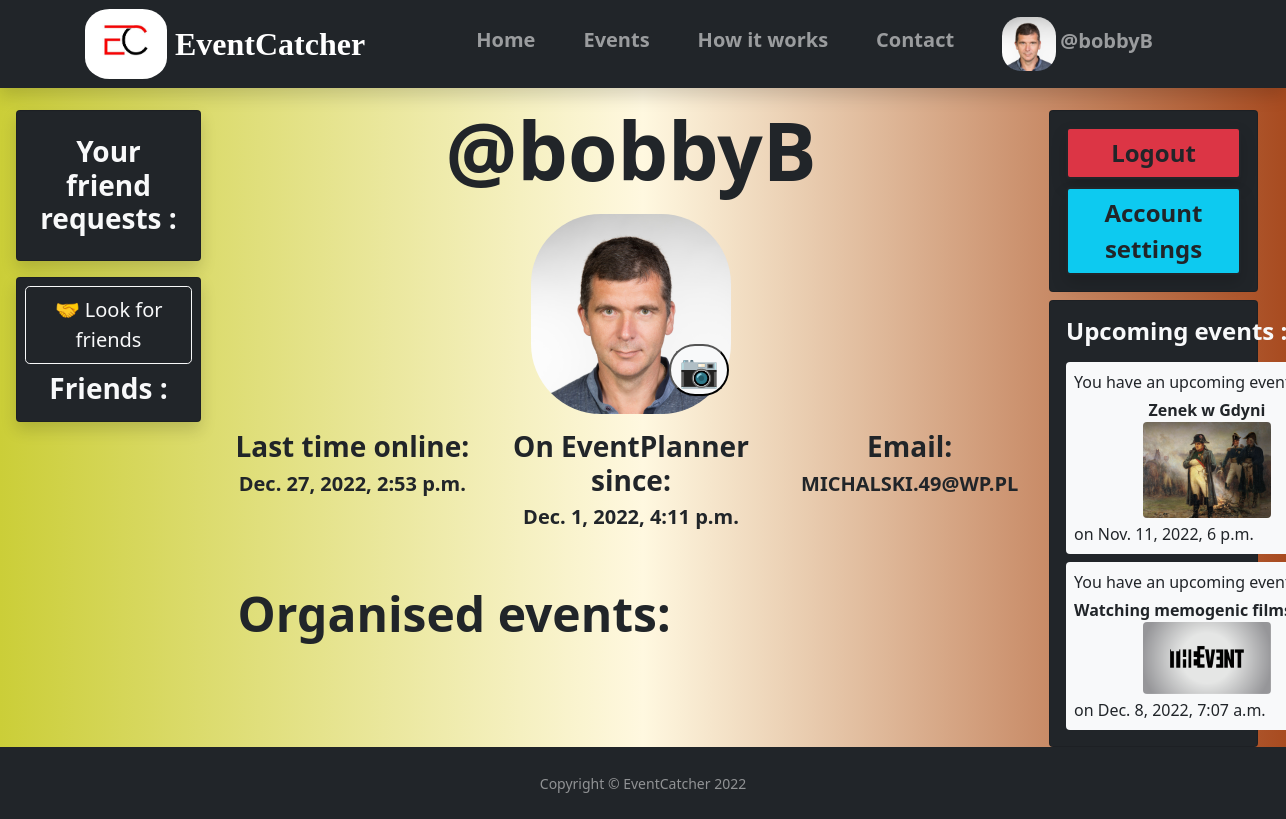
Before: /userprofile/6/ (signed in) with the older database file.
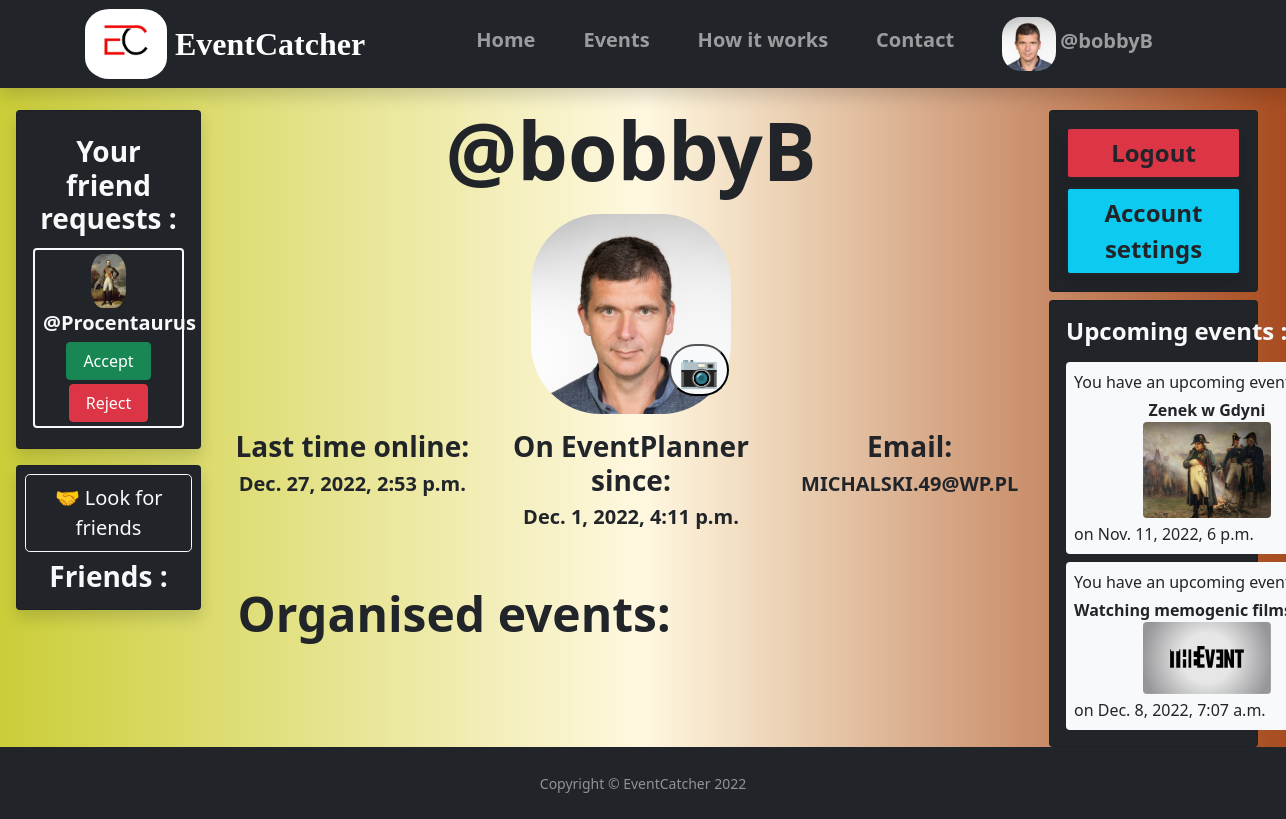
After: the same page with the newer database file.
### main/models.py (models this page shows, shortened)
class MyUser(AbstractBaseUser):
    def user_directory_path(instance, filename):
        return 'profileImages/user_{0}/{1}'.format(instance.id, filename)
    email = models.EmailField(max_length=50, unique=True)
    username = models.CharField(max_length=30, unique=True)
    date_joined = models.DateTimeField(verbose_name="date joined", auto_now_add=True)
    last_login = models.DateTimeField(verbose_name="last login", auto_now=True)
    hide_mail = models.BooleanField(default=True)
    phone_number = models.PositiveIntegerField(null=True, unique=True, validators=[MinValueValidator(111111111), MaxValueValidator(999999999)])
    friends = models.ManyToManyField('self', blank=True)
    image = models.ImageField(null=True, blank=True, upload_to=user_directory_path, default="model.png")
    is_admin = models.BooleanField(default=False)
    is_active = models.BooleanField(default=True)
    is_superuser = models.BooleanField(default=False)
    is_staff = models.BooleanField(default=False)
    USERNAME_FIELD = 'email'
    REQUIRED_FIELDS = ['username']
    objects = MyUserManager()
    def __str__(self):
        return self.username

class FriendRequest(models.Model):
    from_user = models.ForeignKey(MyUser, related_name="from_user", on_delete=models.CASCADE)
    to_user = models.ForeignKey(MyUser, related_name="to_user", on_delete=models.CASCADE)
    send_date = models.DateField(auto_now_add=True, null=True)

### api/models.py (models this page shows, shortened)
class Event(models.Model):
    CATEGORYS = [
        ('Official', (
                ('Company Meeting', 'Company Meeting'),
                ('Exhibition', 'Exhibition'),
                ('Concert', 'Concert'),
                ('Gala','Gala'),
                ('Bal','Bal'),
                ('March','March'),
                ('Show','Show'),
                ('Others','Others'),
            )
        ),
        ('Unofficial', (
                ('Birthday Party', 'Birthday Party'),
                ('Boozing', 'Boozing'),
                ('House Party', 'House Party'),
                ('Celebration', 'Celebration'),
                ('Family Meeting', 'Family Meeting'),
                ('Others','Others'),
            )
        ),
    ]
    def event_directory_path(instance, filename):
        return 'eventImages/event_{0}/{1}'.format(instance.id, filename)
    name = models.CharField(verbose_name="Name",max_length=50)
    start_date_time = models.DateTimeField("Start time",null=True)
    end_date_time = models.DateTimeField("End time  ",null=True)
    organiser = models.ForeignKey(MyUser, on_delete=models.CASCADE, null=True)
    participants = models.ManyToManyField(MyUser, related_name='participants', blank=True)
    location = models.CharField("Location  ", max_length=60, null=True)
    category = models.CharField("Category  ", max_length=50, choices=CATEGORYS, null=True)
    is_open = models.BooleanField("Is open",null=True)
    is_free = models.BooleanField("Is free",null=True)
    description = models.TextField("Description",max_length=500, null=True)
    can_participants_invite = models.BooleanField(null=True, default=True)
    image = models.ImageField(null=True, blank=True, upload_to=event_directory_path, default='eventmodel.png')

### main/decorators.py (the view)
    def wrapper_func(request, *args, **kwargs):
        if not request.user.is_authenticated:
            return redirect('home')
        else:
           return view_func(request, *args, **kwargs)

### main/templates/main/userProfile.html (shortened to what this page needs)
{% extends 'main.html' %}
{% load static %}
{% block content %}
<main>
    <div class="row mx-1">
        <div class="row mt-3">
            <div class="col-lg-2">
                <div class="row mb-2">
                    <div class="col-lg-12 my-2">
                        <div class="card card-body bg-dark shadow">
                            {% if user == request.user %}
                                <h3 class="fw-bold text-center mt-2 text-light">Your friend requests :</h3>
                                {% for friendRequest in friendRequests %}
                                    <div class="text-center border border-2 rounded border-light my-1">
                                        <a class="nav-link p-1" href="{% url 'userprofile' friendRequest.from_user.id %}">
                                            <img class="avatar" src="{{ friendRequest.from_user.image.url }}">
                                            <span class="text-nowrap fs-5 ms-1 fw-bold text-light">@{{friendRequest.from_user}}</span>
                                        </a>
                                        <a class="btn btn-success mb-1 px-3" href="{% url 'acceptfriendrequest' friendRequest.id %}" role="button">Accept</a>
                                        <a class="btn btn-danger mb-1 px-3" href="{% url 'rejectfriendrequest' friendRequest.id %}" role="button">Reject</a>
                                    </div>
                                {% endfor %}
                            {% elif  user != request.user and request.user not in user.friends.all and friendRequest is not None  %}
                            <div class="d-grid">
                                <button type="button" class="btn btn-outline-info shadow text-decoration-none text-light" href="#">
                                    <span class="fw-bold fs-4">You send/were sent invitation already</span>
                                </button>
                            </div>
                            {% else %}
                                <div class="d-grid">
                                    <button type="button" class="btn btn-outline-success shadow text-decoration-none text-light" href="#">
                                        <span class="fw-bold fs-4">You are friends already</span>
                                    </button>
                                </div>
                            {% endif %}
                        </div>
                    </div>
                </div>
                <div clas="row">
                    <div class="col-lg-12 mb-4">
                        <div class="card card-body p-2 bg-dark shadow">
                            {% if user.id == request.user.id %}
                            <div class="d-grid">
                                <a href="{% url 'lookforfriends' request.user.id %}" class="btn btn-lg btn-outline-light" type="button">&#129309; Look for friends</a>
                            </div>
                            {% endif %}
                            <h3 class="fw-bold text-center mt-2 text-light">Friends :</h3>
                        </div>
                    </div>
                </div>
            </div>
            <div class="col-lg-8">
                <h1 id="username" class="display-1 fw-bold text-center">@{{user.username}}</h1>
                <div class="d-flex mt-3">
                    <img src="{{user.image.url}}" class="avatar_max">
                    {% if request.user == user %}
                    <button type="button" id="myBadge" class="badge rounded-pill bg-light p-2 fs-2">&#128247;</button>
                    {% endif %}
                </div>
                <div class="row mt-3 mb-2">
                    <div class="col-sm-4">
                        <h3 class="text-center fw-bold">Last time online:</h3>
                        <h5 class="text-center fw-bold">{{user.last_login}}</h5>
                    </div>
                    <div class="col-sm-4">
                        <h3 class="text-center fw-bold">On EventPlanner since:</h3>
                        <h5 class="text-center fw-bold">{{user.date_joined}}</h5>
                    </div>
                    <div class="col-sm-4">
                        <h3 class="text-center fw-bold">Email:</h3>
                        {% if user == request.user or user.hide_mail == False %}
                        <h5 class="text-center fw-bold">{{user.email}}</h5>
                        {% else %}
                        <h5 class="text-center fw-bold">*************</h5>
                        {% endif %}
                    </div>
                </div>
                <h1 class=" display-5 fw-bold mt-2 text-dark mt-5">&nbsp;Organised events: </h1>
            </div>
            <div class="col-lg-2">
                {% if user.id == request.user.id %}
                <div class="row mb-2 mt-2">
                    <div class="col-lg-12 d-grid gap-2 card card-body bg-dark">
                        <a type="button" class="btn btn-danger border-2 border-dark shadow text-decoration-none text-dark" href="{% url 'logout' %}">
                            <span class="fw-bold fs-4">Logout</span>
                        </a>
                        <a type="button" class="btn btn-info border-2 border-dark shadow text-decoration-none text-dark" href="{% url 'usersettings'%}">
                            <span class="fw-bold fs-4">Account settings</span>
                        </a>
                    </div>
                </div>
                <div class="row">
                    <div class="col-lg-12 d-grid gap-2 card card-body bg-dark">
                        <h4 class="text-light fw-bold">Upcoming events :</h4>
                        {% for event in events %}
                        <div class="rounded bg-light p-2">
                            You have an upcoming event&nbsp;
                            <a href="{% url 'eventsite' event.id %}" class="text-decoration-none">
                                <div class="text-center my-1">
                                    <span class="fw-bold text-nowrap text-dark">{{event.name}}</span><br>
                                    <img src="{{event.image.url}}" class="rounded" style="max-width: 8em; max-height:6em;">
                                </div>
                            </a>
                            on {{event.start_date_time}}
                        </div>
                        {% endfor %}
                    </div>
                </div>
                {% endif %}
            </div>
        </div>
    </div>
    <div class="toast-container position-fixed top-50 start-50 p-3 translate-middle">
    </div>
</main>
{% endblock content %}

### templates/main.html (shortened to what this page needs)
<!DOCTYPE html>
{% load static %}
<html lang="en">
<head>
    <link rel="stylesheet" type="text/css" href="{% static 'css/main.css' %}">
    <link href="https://cdn.jsdelivr.net/npm/bootstrap@5.1.3/dist/css/bootstrap.min.css" rel="stylesheet">
    <link rel="stylesheet" href="https://use.fontawesome.com/releases/v5.6.1/css/all.css">
</head>
<body>
    {% include 'navbar.html' %}
    {% block content %}
    {% endblock %}
    {% include 'footer.html' %}
</body>
</html>

### templates/navbar.html (shortened to what this page needs)
{% load static %}
<section>
    <nav class="navbar navbar-expand-lg navbar-dark bg-dark shadow fixed-top p-1">
        <div class="container">
        <a class="navbar-brand me-2" href="#">
            <img id="logoimg" src="{% static 'images/logo.jpg' %}" alt="LOGO" id="logo">
        </a>
        <a class="navbar-brand" href="#"><span id="logofont">EventCatcher</span></a>
        <div class="collapse navbar-collapse" id="navbarResponsive">
            <ul class="navbar-nav ms-auto">
                <li class="nav-item mx-3 mt-2">
                    <a class="nav-link" href="{% url 'home' %}"><span class="fw-bold fs-5">Home</span></a>
                </li>
                <li class="nav-item mx-3  mt-2">
                    <a class="nav-link" href="{% url 'eventshowdown' %}"><span class="fw-bold fs-5">Events</span></a>
                </li>
                <li class="nav-item mx-3  mt-2">
                    <a class="nav-link" href="#"><span class="fw-bold fs-5">How it works</span></a>
                </li>
                <li class="nav-item mx-3  mt-2">
                    <a class="nav-link" href="#"><span class="fw-bold fs-5">Contact</span></a>
                </li>
                {% if request.user.is_authenticated %}
                <li class="nav-item mx-3">
                    <a class="nav-link" href="{% url 'userprofile' request.user.id %}">
                        <img class="avatar" src="{{ request.user.image.url }}">
                        <span id="navusername" class="text-nowrap fs-5 me-4 fw-bold">@{{request.user}}</span>
                    </a>
                </li>
                {% endif %}
            </ul>
        </div>
    </nav>
    <div style="height:86px;"></div>
</section>

### templates/footer.html
<section class="d-flex flex-column">
    <footer id="sticky-footer" class="flex-shrink-0 py-4 bg-dark text-white-50">
      <div class="container text-center">
        <small>Copyright &copy; EventCatcher 2022</small>
      </div>
    </footer>
</section>

### static/css/main.css (style rules this page uses)
#logofont { font-family:'Times New Roman', Times, serif; font-weight: 900; font-size: 32px; }
#logoimg { border-radius: 30%; max-height: 70px; padding: 0; }
body { background-color: white; background-image: linear-gradient(to right, #cbce38 ,#fff8e0, #a84b20); }
.avatar { max-width: 54px; max-height:54px; margin: 0; border-radius: 35%; }
.avatar_max { max-width: 200x; max-height:200px; margin: 0 auto; border-radius: 35%; position: relative; }
#myBadge { position: absolute; top: 42%; left: 52%; }

Changed rows visible on the page:
added FriendRequest: from_user.image (picture), from_user "Procentaurus"
